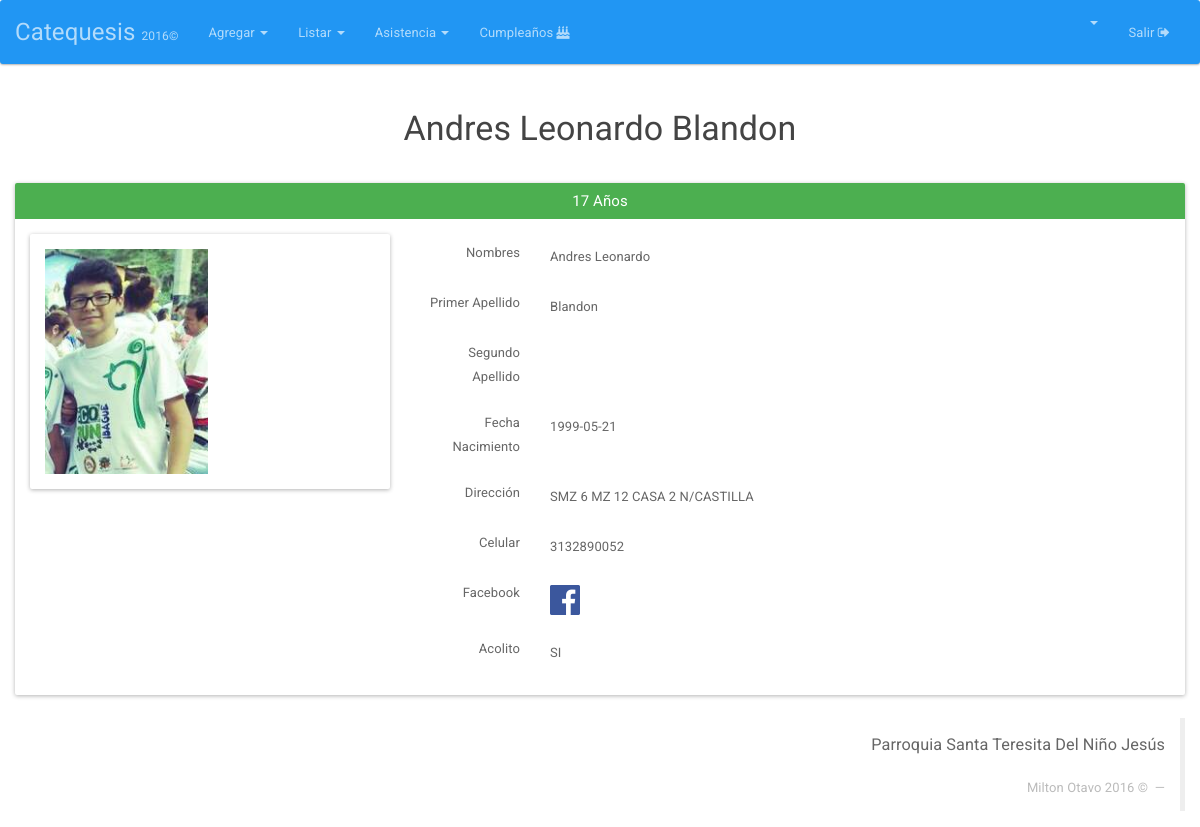
The page /Integrantes/ver/1 (signed in) on the database its author committed.
### tables this page shows
CREATE TABLE `integrante` (
  `DOCUMENTO` int(12) NOT NULL,
  `NOMBRES` varchar(25) NOT NULL,
  `PRIMER_APELLIDO` varchar(15) NOT NULL,
  `SEGUNDO_APELLIDO` varchar(15) DEFAULT NULL,
  `GENERO` varchar(2) DEFAULT NULL,
  `FECHA_NACIMIENTO` date NOT NULL,
  `DIRECCION` varchar(50) DEFAULT NULL,
  `CELULAR` varchar(200) DEFAULT NULL,
  `CORREO` varchar(50) DEFAULT NULL,
  `ACOLITO` tinyint(1) DEFAULT NULL,
  `COORDINADOR` tinyint(1) DEFAULT NULL,
  `IMAGEN` longtext,
  `FECHA_INGRESO` date DEFAULT NULL,
  `FECHA_REGISTRO` timestamp NOT NULL DEFAULT CURRENT_TIMESTAMP ON UPDATE CURRENT_TIMESTAMP
);

### Core/Config/Request.php (called while the page is built, shortened)
<?php namespace Core\Config;
class Request{
	private $controlador;
	private $metodo;
	private $argumento;
	public function __construct(){
		if(isset($_GET['url'])){
			$ruta = filter_input(INPUT_GET, 'url', FILTER_SANITIZE_URL);
			$ruta = explode("/", $ruta);
			$ruta = array_filter($ruta);
			if($ruta[0] == "index.php"){
				$this->controlador = "Login";
			}else{
				$this->controlador = strtolower(array_shift($ruta));
			}
			$this->metodo = strtolower(array_shift($ruta));
			$this->argumento = $ruta;
		}else{
			$this->controlador = "Login";
			$this->metodo = "index";
		}
	}
	public function getControlador(){
		return $this->controlador;
	}
	public function getMetodo(){
		return $this->metodo;
	}
	public function getArgumento(){
		return $this->argumento;
	}
}
?>

### index.php (called while the page is built, shortened)
<?php
if (isset($_SESSION['app_id'])) {
	require_once "Core/Models/Conexion.php";
}
Core\Config\Enrutador::run(new Core\Config\Request());
?>

### Core/Models/Conexion.php (called while the page is built, shortened)
<?php namespace Core\Models;
	class Conexion{
		private $datos= array (
				"host"=>DB_HOST,
				"user"=>DB_USER,
				"pass"=>DB_PASS,
				"db"=>DB_NAME
			);
		private $db;
		public function __construct()
		{
			$this->db = new \mysqli(
					$this->datos['host'],
					$this->datos['user'],
					$this->datos['pass'],
					$this->datos['db']
				);
			$this->db-> set_charset("utf8");
		}
		public function consultaRetorno($sql){
			$datos = $this->db->query($sql);
			return $datos;
		}
	}
 ?>

### Core/Controllers/IntegrantesController.php (called while the page is built, shortened)
<?php namespace Core\Controllers;
class IntegrantesController{
  private $integrante;
  public function __construct(){
    $this->integrante = new Integrante();
  }
  public function ver($id){
    $this->integrante->__set("documento", $id);
    $datos=$this->integrante->view();
    return $datos;
  }
}
?>

### Core/Models/Integrante.php (called while the page is built, shortened)
<?php namespace Core\Models;
class Integrante {
	private $documento;
	private $db;
	public function __construct(){
		$this->db = new Conexion();
	}
	public function view(){
		$sql="SELECT i.*, YEAR(CURDATE())-YEAR(i.FECHA_NACIMIENTO) + IF(DATE_FORMAT(CURDATE(),'%m-%d') > DATE_FORMAT(i.FECHA_NACIMIENTO,'%m-%d'), 0, -1) AS EDAD_ACTUAL FROM integrante i WHERE DOCUMENTO='{$this->documento}'";
		$datos = $this->db->consultaRetorno($sql);
		$row = mysqli_fetch_assoc($datos);
		return $row;
	}
}
?>

### HTML/Integrantes/ver.php (the view, shortened to what this page needs)
  <html>
  <head>
  	<?php include(HTML_DIR.'/overall/header.php') ?>
  </head>
  <body>
  	<?php include(HTML_DIR.'/overall/nav.php') ?>
  	<div  class="container-fluid">
  		<h3  align="center"><?php echo $datos['NOMBRES'] ." ". $datos['PRIMER_APELLIDO']." ". $datos['SEGUNDO_APELLIDO'] ; ?></h3>
  		<br>
  		<div class="panel panel-success">
  			<div class="panel-heading">
  				<h3 class="panel-title" align="center"> <?php echo  $datos['EDAD_ACTUAL'] . " " . "Años";    ?></h3>
  			</div>
  			<div class="panel-body">
  				<div class="row">
  					<div class="col-md-4">
  						<div class="panel panel-default">
  							<div class="panel-body">
  								<img class="img-responsive" src="<?php echo URL;?>HTML/Integrantes/avatars/<?php echo  !empty($datos['IMAGEN']) ? $datos['IMAGEN'] : 'no-image.png'    ; ?>" required>
  							</div>
  						</div>
  					</div>
  					<div class="col-md-8">
  						<div class="form-horizontal" >
  								<div class="form-group">
  									<label for="inputNombres" class="col-lg-2 control-label">Nombres</label>
  									<div class="ver col-lg-10">
  										<?php echo $datos['NOMBRES']; ?>
  									</div>
  								</div>
  								<div class="form-group">
  									<label for="inputPrimerApellido" class="col-lg-2 control-label">Primer Apellido</label>
  									<div class="ver col-lg-10">
  										<?php echo $datos['PRIMER_APELLIDO']; ?>
  									</div>
  								</div>
  								<div class="form-group">
  									<label for="inputSegundoApellido" class="col-lg-2 control-label">Segundo Apellido</label>
  									<div class="ver col-lg-10">
  									</div>
  								</div>
  								<div class="form-group">
  									<label for="inputFechaNacimiento" class="col-lg-2 control-label">Fecha Nacimiento</label>
  									<div class="ver col-lg-10">
  										<?php echo $datos['FECHA_NACIMIENTO']; ?>
  									</div>
  								</div>
  								<div class="form-group">
  									<label for="inputDireccion" class="col-lg-2 control-label">Dirección</label>
  									<div class="ver col-lg-10">
  										<?php echo $datos['DIRECCION']; ?>
  									</div>
  								</div>
  								<div class="form-group">
  									<label for="inputCelular" class="col-lg-2 control-label">Celular</label>
  									<div class="ver col-lg-10">
  										<?php echo $datos['CELULAR']; ?>
  									</div>
  								</div>
  								<div class="form-group">
  									<label for="inputEmail" class="col-lg-2 control-label">Facebook</label>
  									<div class="ver col-lg-10">
  										<a href="https://www.facebook.com/<?php echo $datos['CORREO']; ?>" target="_blank">
  											<img src="<?php echo URL; ?>Views/images/Facebook_logo.png" width="30px">
  										</a>
  									</div>
  								</div>
  								<div class="form-group">
  									<label class="col-lg-2 control-label">Acolito</label>
  									<div class="ver col-lg-10">
  										<?php echo ($datos['ACOLITO']=='1') ? "SI" : "NO" ?>
  									</div>
  								</div>
  							</div>
  				</div>
  			</div>
  		</div>
  	</div>
  </div>
  <?php include(HTML_DIR.'/overall/footer.php') ?>
</body>
</html>

### Core/Config/Enrutador.php (shortened to what this page needs)
<?php namespace Core\Config;
class Enrutador
{
	public static function run(Request $request){
		$controlador = ucwords($request->getControlador()) . "Controller";
		$ruta = ROOT . "Core". DS . "Controllers" . DS . $controlador .".php";
		$metodo = $request->getMetodo();
		$argumento = $request->getArgumento();
		if(is_readable($ruta)){
			$controlador = new $mostrar;
			if(!isset($argumento) and method_exists($controlador,$metodo) ){
				$datos = call_user_func(array($controlador, $metodo));
			}elseif(method_exists($controlador,$metodo)){
				$datos = call_user_func_array(array($controlador, $metodo), $argumento);
			}
		}
		$ruta = ROOT . "HTML" . DS . ucwords($request->getControlador()) . DS . $request->getMetodo() . ".php";
		if(is_readable($ruta)){
			require_once $ruta;
		}else{
			if ($request->getMetodo()!='listarasistencia') {
			}
		}
	}
}
?>

### HTML/overall/header.php (shortened to what this page needs)
<link rel="stylesheet" type="text/css" href="<?php echo URL; ?>Views/bootstrap/css/bootstrap.min.css">
<link rel="stylesheet" href="<?php echo URL; ?>Views/fontawesome/css/font-awesome.min.css">
<link rel="stylesheet" type="text/css" href="<?php echo URL; ?>Views/css/general.css">

### HTML/overall/nav.php (shortened to what this page needs)
<nav class="navbar navbar-inverse">
  <div class="container-fluid">
    <div class="navbar-header">
      <a class="navbar-brand" href="<?php echo URL; ?>Integrantes">Catequesis <span style="font-size:12px; "> <?php echo date("Y"); ?>&copy; </span> </a>
    </div>
    <div class="collapse navbar-collapse" id="bs-example-navbar-collapse-2">
      <ul class="nav navbar-nav">
        <li class="dropdown">
          <a href="#" class="dropdown-toggle" data-toggle="dropdown" role="button" aria-expanded="false"> Agregar <span class="caret"></span></a>
        </li>
      </ul>
      <ul class="nav navbar-nav">
        <li class="dropdown">
          <a href="#" class="dropdown-toggle" data-toggle="dropdown" role="button" aria-expanded="false"> Listar <span class="caret"></span></a>
        </li>
      </ul>
      <ul class="nav navbar-nav">
        <li class="dropdown">
          <a href="#" class="dropdown-toggle" data-toggle="dropdown" role="button" aria-expanded="false"> Asistencia <span class="caret"></span></a>
        </li>
      </ul>
      <ul class="nav navbar-nav">
       <li><a href="<?php echo URL; ?>birthday"> Cumpleaños  <i class="fa fa-birthday-cake" aria-hidden="true"></i></a></li>
     </ul>
     <ul class="nav navbar-nav navbar-right">
      <li class="dropdown">
        <a href="#" class="dropdown-toggle" data-toggle="dropdown" role="button" aria-expanded="false"> <b><?php echo ucwords(strtolower($_SESSION['nombre'])); ?> </b>  <span class="caret"></span></a>
      </li>
      <li><a href="<?php echo URL; ?>Logout">  Salir  <i class="fa fa-sign-out" aria-hidden="true"></i></a></li>
    </ul>
  </div>
</div>
</nav>

### HTML/overall/footer.php (shortened to what this page needs)
<div class="col-md-12">
	<blockquote  class="blockquote-reverse">
		<p>Parroquia Santa Teresita Del Niño Jesús</p>
		<footer>Milton Otavo <?php echo date("Y"); ?>  &copy; </footer>
	</blockquote>
</div>

### Views/css/general.css (style rules this page uses)
.ver { padding-top:11px; }

### rows shown on the page
integrante: NOMBRES "Andres Leonardo", PRIMER_APELLIDO "Blandon", IMAGEN (picture), FECHA_NACIMIENTO "1999-05-21", DIRECCION "SMZ 6 MZ 12 CASA 2 N/CASTILLA", CELULAR "3132890052"

### other values the page prints
$datos['EDAD_ACTUAL'] "17"
